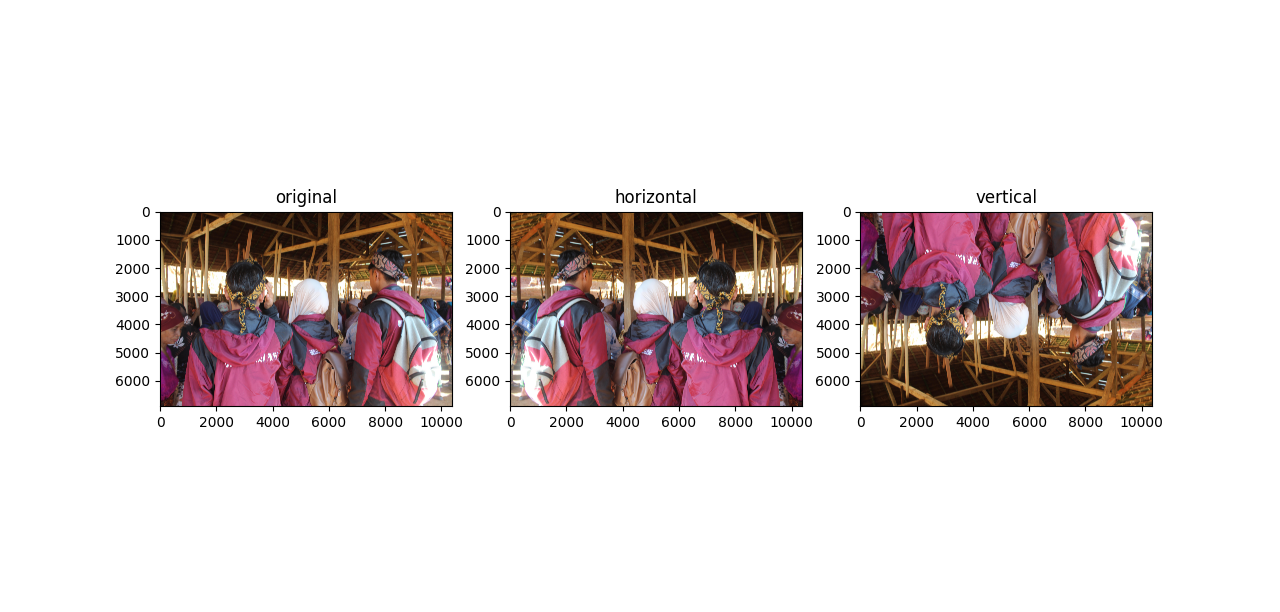

Recreate this plot in Python.
import numpy as np
import imageio as img
import matplotlib.pyplot as plt
path = 'kkn.JPG'
image = img.imread(path)
height, width = image.shape[:2]
horizontal = np.zeros_like(image)
vertical = np.zeros_like(image)
for y in range(height):
  for x in range(width):
    horizontal[y, x] = image[y, width - 1 - x]
for y in range(height):
  for x in range(width):
    vertical[y, x] = image[height - 1 - y, x]
plt.figure(figsize=(10, 5))
plt.subplot(1, 3, 1)
plt.imshow(image)
plt.title('original')

plt.subplot(1, 3, 2)
plt.imshow(horizontal)
plt.title('horizontal')

plt.subplot(1, 3, 3)
plt.imshow(vertical)
plt.title('vertical')
plt.show()
